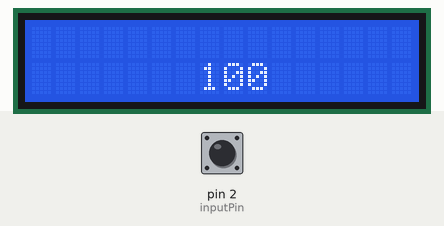
Simulated run of this sketch. Board: Arduino Uno, built with avr-gcc and run on an emulated ATmega328P. Shown: 16×2 character LCD. The inputs (shaded band) are chosen by the test bench; at power-on: pin 2 (inputPin) LOW.

Above: at 1.2 s.
1.3 s: pin 2 (inputPin) driven HIGH
At 1.7 s:
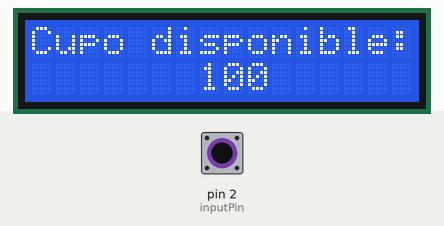
2.8 s: pin 2 (inputPin) driven LOW
At 4.0 s:
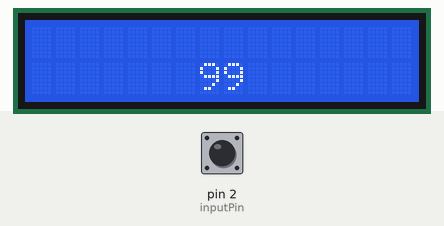
5.8 s: pin 2 (inputPin) driven HIGH
At 6.3 s:
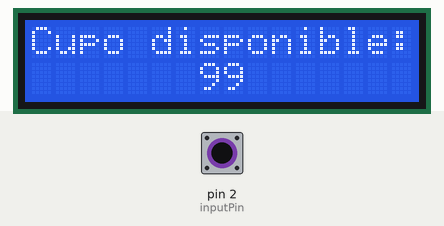
7.3 s: pin 2 (inputPin) driven LOW
At 8.6 s:
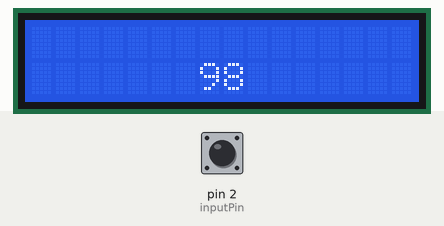
10.3 s: pin 2 (inputPin) pulsed HIGH 2 times (0.12 s each, 0.3 s apart)
At 11.8 s:
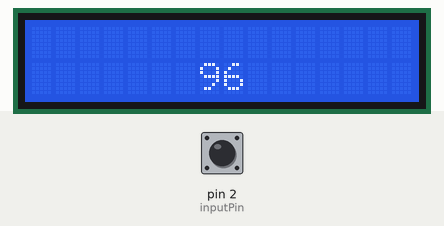
13.9 s: pin 2 (inputPin) pulsed HIGH 2 times (0.12 s each, 0.3 s apart)
At 15.7 s:
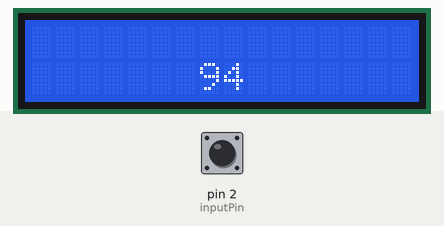
Timing chart, 0 to 17.2 s (numbered marks = the images above; inputs shaded):
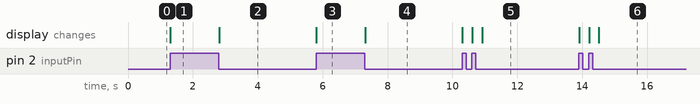

Measured:
- after the input at 1.3 s, the display: changes at once (image 1)
- after the input at 2.8 s, the display: changes at once (image 2)
- after the input at 5.8 s, the display: changes at once (image 3)
- after the input at 7.3 s, the display: changes at once (image 4)
- after the input at 10.3 s, the display: first changes at once (image 5 shows a later state)
- after the input at 13.9 s, the display: first changes at once (image 6 shows a later state)

The sketch:

ContadorIR.ino
```cpp
#include <Wire.h>
#include <LCD.h>
#include <LiquidCrystal_I2C.h>

// 0x27 is the I2C bus address for an unmodified module
LiquidCrystal_I2C  lcd(0x27,2,1,0,4,5,6,7);
//global variables
int state=0;
int i=100;
int inputPin=2;

void setup()
{
    lcd.setBacklightPin(3,POSITIVE);
    // You can turn the backlight off by setting it to LOW instead of HIGH
    lcd.setBacklight(HIGH);
    lcd.begin(16, 2); //initiate LCD screen
    lcd.clear(); //clear LCD screen
    pinMode(2,INPUT); //Pin where recieves signal of the phototransistor
}

void loop()
{
    lcd.setCursor(0,0);
    lcd.print("Cupo disponible:");
    state = digitalRead(inputPin); //reads for input
    if(state == HIGH) //if circuit is open (no base current)
      i--; //counter goes down
    while(state == HIGH) //while the circuit is open
      state = digitalRead(inputPin); //keeps the same state
      //this is to prevent counter from keep going on if circuit keeps open
    lcd.clear();
    lcd.setCursor(7,1);
    lcd.print(i); //print counter value
    if(i<0){ //place counter limit at 0, then reset it
      i=100;
      lcd.clear();
    }
}
```
